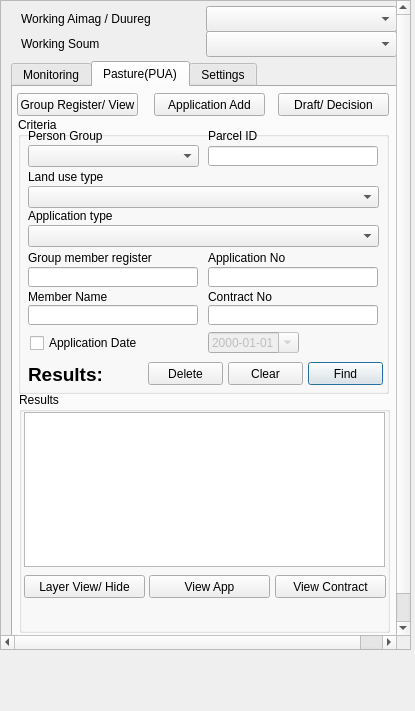
<?xml version="1.0" encoding="UTF-8"?>
<ui version="4.0">
 <class>PastureWidget</class>
 <widget class="QDockWidget" name="PastureWidget">
  <property name="geometry">
   <rect>
    <x>0</x>
    <y>0</y>
    <width>415</width>
    <height>711</height>
   </rect>
  </property>
  <property name="sizePolicy">
   <sizepolicy hsizetype="Fixed" vsizetype="Expanding">
    <horstretch>0</horstretch>
    <verstretch>0</verstretch>
   </sizepolicy>
  </property>
  <property name="minimumSize">
   <size>
    <width>415</width>
    <height>620</height>
   </size>
  </property>
  <property name="maximumSize">
   <size>
    <width>415</width>
    <height>524287</height>
   </size>
  </property>
  <property name="baseSize">
   <size>
    <width>415</width>
    <height>665</height>
   </size>
  </property>
  <property name="windowTitle">
   <string>Selection / Filter</string>
  </property>
  <widget class="QWidget" name="dockWidgetContents">
   <widget class="QScrollArea" name="scrollArea">
    <property name="geometry">
     <rect>
      <x>0</x>
      <y>0</y>
      <width>411</width>
      <height>650</height>
     </rect>
    </property>
    <property name="sizePolicy">
     <sizepolicy hsizetype="Expanding" vsizetype="Expanding">
      <horstretch>0</horstretch>
      <verstretch>0</verstretch>
     </sizepolicy>
    </property>
    <property name="minimumSize">
     <size>
      <width>0</width>
      <height>550</height>
     </size>
    </property>
    <property name="maximumSize">
     <size>
      <width>435</width>
      <height>650</height>
     </size>
    </property>
    <property name="widgetResizable">
     <bool>false</bool>
    </property>
    <widget class="QWidget" name="scrollAreaWidgetContents">
     <property name="geometry">
      <rect>
       <x>0</x>
       <y>0</y>
       <width>419</width>
       <height>664</height>
      </rect>
     </property>
     <widget class="QTabWidget" name="main_tab_widget">
      <property name="geometry">
       <rect>
        <x>10</x>
        <y>60</y>
        <width>386</width>
        <height>600</height>
       </rect>
      </property>
      <property name="maximumSize">
       <size>
        <width>16777215</width>
        <height>600</height>
       </size>
      </property>
      <property name="currentIndex">
       <number>1</number>
      </property>
      <property name="usesScrollButtons">
       <bool>true</bool>
      </property>
      <widget class="QWidget" name="monitoring_tab">
       <attribute name="title">
        <string>Monitoring</string>
       </attribute>
       <widget class="QPushButton" name="monitoring_load_button">
        <property name="geometry">
         <rect>
          <x>5</x>
          <y>5</y>
          <width>201</width>
          <height>23</height>
         </rect>
        </property>
        <property name="text">
         <string>Load Monitoring</string>
        </property>
       </widget>
       <widget class="QTabWidget" name="tabWidget_2">
        <property name="geometry">
         <rect>
          <x>0</x>
          <y>30</y>
          <width>381</width>
          <height>541</height>
         </rect>
        </property>
        <property name="currentIndex">
         <number>0</number>
        </property>
        <widget class="QWidget" name="tab_3">
         <attribute name="title">
          <string>Pasture</string>
         </attribute>
         <widget class="QGroupBox" name="groupBox_21">
          <property name="geometry">
           <rect>
            <x>3</x>
            <y>198</y>
            <width>371</width>
            <height>315</height>
           </rect>
          </property>
          <property name="title">
           <string>Results</string>
          </property>
          <widget class="QLabel" name="error_label_2">
           <property name="geometry">
            <rect>
             <x>10</x>
             <y>270</y>
             <width>351</width>
             <height>21</height>
            </rect>
           </property>
           <property name="font">
            <font>
             <family>Helvetica</family>
             <pointsize>14</pointsize>
             <weight>75</weight>
             <bold>true</bold>
            </font>
           </property>
           <property name="styleSheet">
            <string notr="true">QLabel {color : red;}
font: 75 14pt &quot;Helvetica&quot;;</string>
           </property>
           <property name="text">
            <string/>
           </property>
           <property name="wordWrap">
            <bool>true</bool>
           </property>
          </widget>
          <widget class="QTableWidget" name="points_results_twidget">
           <property name="geometry">
            <rect>
             <x>4</x>
             <y>14</y>
             <width>361</width>
             <height>150</height>
            </rect>
           </property>
           <property name="selectionMode">
            <enum>QAbstractItemView::ExtendedSelection</enum>
           </property>
          </widget>
          <widget class="QLabel" name="label_5">
           <property name="geometry">
            <rect>
             <x>270</x>
             <y>204</y>
             <width>98</width>
             <height>16</height>
            </rect>
           </property>
           <property name="text">
            <string>Үнэлгээ</string>
           </property>
          </widget>
          <widget class="QLineEdit" name="avg_unelgee_edit">
           <property name="geometry">
            <rect>
             <x>267</x>
             <y>224</y>
             <width>101</width>
             <height>20</height>
            </rect>
           </property>
           <property name="readOnly">
            <bool>true</bool>
           </property>
          </widget>
          <widget class="QLabel" name="label_3">
           <property name="geometry">
            <rect>
             <x>6</x>
             <y>204</y>
             <width>106</width>
             <height>16</height>
            </rect>
           </property>
           <property name="text">
            <string>D3(Боломжит Даац)</string>
           </property>
          </widget>
          <widget class="QLineEdit" name="avg_d3_edit">
           <property name="geometry">
            <rect>
             <x>3</x>
             <y>224</y>
             <width>95</width>
             <height>20</height>
            </rect>
           </property>
           <property name="readOnly">
            <bool>true</bool>
           </property>
          </widget>
          <widget class="QLabel" name="label_4">
           <property name="geometry">
            <rect>
             <x>131</x>
             <y>204</y>
             <width>121</width>
             <height>16</height>
            </rect>
           </property>
           <property name="text">
            <string>Бэлчээр байгаа ХТ</string>
           </property>
          </widget>
          <widget class="QLineEdit" name="avg_sheep_unit_edit">
           <property name="enabled">
            <bool>false</bool>
           </property>
           <property name="geometry">
            <rect>
             <x>104</x>
             <y>224</y>
             <width>156</width>
             <height>20</height>
            </rect>
           </property>
           <property name="readOnly">
            <bool>false</bool>
           </property>
          </widget>
          <widget class="QPushButton" name="avg_value_save_button">
           <property name="enabled">
            <bool>false</bool>
           </property>
           <property name="geometry">
            <rect>
             <x>290</x>
             <y>250</y>
             <width>75</width>
             <height>23</height>
            </rect>
           </property>
           <property name="text">
            <string>Save</string>
           </property>
          </widget>
          <widget class="QLabel" name="label_12">
           <property name="geometry">
            <rect>
             <x>6</x>
             <y>164</y>
             <width>95</width>
             <height>16</height>
            </rect>
           </property>
           <property name="text">
            <string>Area</string>
           </property>
          </widget>
          <widget class="QLineEdit" name="pasture_biomass_eidt">
           <property name="geometry">
            <rect>
             <x>190</x>
             <y>184</y>
             <width>70</width>
             <height>20</height>
            </rect>
           </property>
           <property name="readOnly">
            <bool>true</bool>
           </property>
          </widget>
          <widget class="QLineEdit" name="pasture_area_edit">
           <property name="geometry">
            <rect>
             <x>3</x>
             <y>184</y>
             <width>95</width>
             <height>20</height>
            </rect>
           </property>
           <property name="readOnly">
            <bool>true</bool>
           </property>
          </widget>
          <widget class="QLabel" name="label_13">
           <property name="geometry">
            <rect>
             <x>190</x>
             <y>164</y>
             <width>71</width>
             <height>16</height>
            </rect>
           </property>
           <property name="text">
            <string>Bio mass</string>
           </property>
          </widget>
          <widget class="QLabel" name="label_14">
           <property name="geometry">
            <rect>
             <x>105</x>
             <y>164</y>
             <width>81</width>
             <height>16</height>
            </rect>
           </property>
           <property name="text">
            <string>Duration(Day)</string>
           </property>
          </widget>
          <widget class="QLineEdit" name="pasture_duration_edit">
           <property name="enabled">
            <bool>false</bool>
           </property>
           <property name="geometry">
            <rect>
             <x>104</x>
             <y>184</y>
             <width>80</width>
             <height>20</height>
            </rect>
           </property>
           <property name="readOnly">
            <bool>false</bool>
           </property>
          </widget>
          <widget class="QLineEdit" name="pasture_rc_edit">
           <property name="geometry">
            <rect>
             <x>266</x>
             <y>184</y>
             <width>27</width>
             <height>20</height>
            </rect>
           </property>
           <property name="readOnly">
            <bool>true</bool>
           </property>
          </widget>
          <widget class="QLabel" name="label_15">
           <property name="geometry">
            <rect>
             <x>266</x>
             <y>164</y>
             <width>21</width>
             <height>16</height>
            </rect>
           </property>
           <property name="text">
            <string>%</string>
           </property>
          </widget>
          <widget class="QPushButton" name="zoom_points_button">
           <property name="geometry">
            <rect>
             <x>10</x>
             <y>250</y>
             <width>111</width>
             <height>23</height>
            </rect>
           </property>
           <property name="text">
            <string>Zoom Points</string>
           </property>
          </widget>
          <widget class="QLineEdit" name="pasture_biomass_present_edit">
           <property name="geometry">
            <rect>
             <x>298</x>
             <y>184</y>
             <width>70</width>
             <height>20</height>
            </rect>
           </property>
           <property name="readOnly">
            <bool>true</bool>
           </property>
          </widget>
          <widget class="QLabel" name="label_16">
           <property name="geometry">
            <rect>
             <x>298</x>
             <y>164</y>
             <width>71</width>
             <height>16</height>
            </rect>
           </property>
           <property name="text">
            <string>Bio mass %</string>
           </property>
          </widget>
         </widget>
         <widget class="QLabel" name="point_results_label">
          <property name="geometry">
           <rect>
            <x>7</x>
            <y>182</y>
            <width>146</width>
            <height>16</height>
           </rect>
          </property>
          <property name="text">
           <string/>
          </property>
         </widget>
         <widget class="QGroupBox" name="groupBox_20">
          <property name="geometry">
           <rect>
            <x>2</x>
            <y>-2</y>
            <width>371</width>
            <height>182</height>
           </rect>
          </property>
          <property name="autoFillBackground">
           <bool>false</bool>
          </property>
          <property name="title">
           <string>Criteria</string>
          </property>
          <widget class="QPushButton" name="point_find_button">
           <property name="enabled">
            <bool>false</bool>
           </property>
           <property name="geometry">
            <rect>
             <x>280</x>
             <y>148</y>
             <width>75</width>
             <height>23</height>
            </rect>
           </property>
           <property name="text">
            <string>Find</string>
           </property>
           <property name="default">
            <bool>true</bool>
           </property>
          </widget>
          <widget class="QLabel" name="label_75">
           <property name="geometry">
            <rect>
             <x>10</x>
             <y>10</y>
             <width>170</width>
             <height>17</height>
            </rect>
           </property>
           <property name="text">
            <string>Daats Level</string>
           </property>
          </widget>
          <widget class="QComboBox" name="daats_level_cbox">
           <property name="enabled">
            <bool>false</bool>
           </property>
           <property name="geometry">
            <rect>
             <x>10</x>
             <y>28</y>
             <width>171</width>
             <height>22</height>
            </rect>
           </property>
          </widget>
          <widget class="QLabel" name="label_76">
           <property name="geometry">
            <rect>
             <x>10</x>
             <y>51</y>
             <width>170</width>
             <height>17</height>
            </rect>
           </property>
           <property name="text">
            <string>Aimag</string>
           </property>
          </widget>
          <widget class="QComboBox" name="aimag_cbox">
           <property name="enabled">
            <bool>false</bool>
           </property>
           <property name="geometry">
            <rect>
             <x>10</x>
             <y>69</y>
             <width>171</width>
             <height>22</height>
            </rect>
           </property>
          </widget>
          <widget class="QComboBox" name="soum_cbox">
           <property name="enabled">
            <bool>false</bool>
           </property>
           <property name="geometry">
            <rect>
             <x>190</x>
             <y>69</y>
             <width>171</width>
             <height>22</height>
            </rect>
           </property>
          </widget>
          <widget class="QLabel" name="label_78">
           <property name="geometry">
            <rect>
             <x>190</x>
             <y>51</y>
             <width>170</width>
             <height>17</height>
            </rect>
           </property>
           <property name="text">
            <string>Soum</string>
           </property>
          </widget>
          <widget class="QLabel" name="label_79">
           <property name="geometry">
            <rect>
             <x>190</x>
             <y>90</y>
             <width>170</width>
             <height>17</height>
            </rect>
           </property>
           <property name="text">
            <string>PUG</string>
           </property>
          </widget>
          <widget class="QComboBox" name="bag_cbox">
           <property name="enabled">
            <bool>false</bool>
           </property>
           <property name="geometry">
            <rect>
             <x>10</x>
             <y>108</y>
             <width>171</width>
             <height>22</height>
            </rect>
           </property>
          </widget>
          <widget class="QComboBox" name="pug_cbox">
           <property name="enabled">
            <bool>false</bool>
           </property>
           <property name="geometry">
            <rect>
             <x>190</x>
             <y>108</y>
             <width>171</width>
             <height>22</height>
            </rect>
           </property>
          </widget>
          <widget class="QLabel" name="label_77">
           <property name="geometry">
            <rect>
             <x>10</x>
             <y>90</y>
             <width>170</width>
             <height>17</height>
            </rect>
           </property>
           <property name="text">
            <string>Bag</string>
           </property>
          </widget>
          <widget class="QComboBox" name="pug_parcel_cbox">
           <property name="enabled">
            <bool>false</bool>
           </property>
           <property name="geometry">
            <rect>
             <x>10</x>
             <y>148</y>
             <width>171</width>
             <height>22</height>
            </rect>
           </property>
          </widget>
          <widget class="QLabel" name="label_81">
           <property name="geometry">
            <rect>
             <x>10</x>
             <y>130</y>
             <width>170</width>
             <height>17</height>
            </rect>
           </property>
           <property name="text">
            <string>PUG Parcel</string>
           </property>
          </widget>
          <widget class="QCheckBox" name="daats_level_chbox">
           <property name="geometry">
            <rect>
             <x>190</x>
             <y>30</y>
             <width>171</width>
             <height>17</height>
            </rect>
           </property>
           <property name="text">
            <string>Is daats level</string>
           </property>
          </widget>
          <widget class="QSpinBox" name="daats_year_sbox">
           <property name="geometry">
            <rect>
             <x>190</x>
             <y>149</y>
             <width>68</width>
             <height>20</height>
            </rect>
           </property>
           <property name="maximum">
            <number>2200</number>
           </property>
           <property name="value">
            <number>2017</number>
           </property>
          </widget>
         </widget>
        </widget>
        <widget class="QWidget" name="tab_4">
         <attribute name="title">
          <string>Reserve</string>
         </attribute>
         <widget class="QGroupBox" name="groupBox_22">
          <property name="geometry">
           <rect>
            <x>3</x>
            <y>170</y>
            <width>371</width>
            <height>315</height>
           </rect>
          </property>
          <property name="title">
           <string>Results</string>
          </property>
          <widget class="QLabel" name="error_label_3">
           <property name="geometry">
            <rect>
             <x>10</x>
             <y>260</y>
             <width>351</width>
             <height>21</height>
            </rect>
           </property>
           <property name="font">
            <font>
             <family>Helvetica</family>
             <pointsize>14</pointsize>
             <weight>75</weight>
             <bold>true</bold>
            </font>
           </property>
           <property name="styleSheet">
            <string notr="true">QLabel {color : red;}
font: 75 14pt &quot;Helvetica&quot;;</string>
           </property>
           <property name="text">
            <string/>
           </property>
           <property name="wordWrap">
            <bool>true</bool>
           </property>
          </widget>
          <widget class="QTableWidget" name="reserve_points_results_twidget">
           <property name="geometry">
            <rect>
             <x>4</x>
             <y>14</y>
             <width>361</width>
             <height>131</height>
            </rect>
           </property>
           <property name="selectionMode">
            <enum>QAbstractItemView::ExtendedSelection</enum>
           </property>
          </widget>
          <widget class="QLabel" name="label_6">
           <property name="geometry">
            <rect>
             <x>257</x>
             <y>192</y>
             <width>110</width>
             <height>16</height>
            </rect>
           </property>
           <property name="text">
            <string>Үнэлгээ</string>
           </property>
          </widget>
          <widget class="QLineEdit" name="reserve_avg_unelgee_edit">
           <property name="geometry">
            <rect>
             <x>257</x>
             <y>212</y>
             <width>110</width>
             <height>20</height>
            </rect>
           </property>
           <property name="readOnly">
            <bool>true</bool>
           </property>
          </widget>
          <widget class="QLabel" name="label_7">
           <property name="geometry">
            <rect>
             <x>7</x>
             <y>192</y>
             <width>121</width>
             <height>16</height>
            </rect>
           </property>
           <property name="text">
            <string>D3(Боломжит Даац)</string>
           </property>
          </widget>
          <widget class="QLineEdit" name="reserve_avg_d3_edit">
           <property name="geometry">
            <rect>
             <x>4</x>
             <y>212</y>
             <width>110</width>
             <height>20</height>
            </rect>
           </property>
           <property name="readOnly">
            <bool>true</bool>
           </property>
          </widget>
          <widget class="QLabel" name="label_8">
           <property name="geometry">
            <rect>
             <x>132</x>
             <y>192</y>
             <width>121</width>
             <height>16</height>
            </rect>
           </property>
           <property name="text">
            <string>Бэлчээр байгаа ХТ</string>
           </property>
          </widget>
          <widget class="QLineEdit" name="reserve_avg_sheep_unit_edit">
           <property name="geometry">
            <rect>
             <x>131</x>
             <y>212</y>
             <width>110</width>
             <height>20</height>
            </rect>
           </property>
           <property name="readOnly">
            <bool>true</bool>
           </property>
          </widget>
          <widget class="QPushButton" name="reserve_avg_value_save_button">
           <property name="enabled">
            <bool>false</bool>
           </property>
           <property name="geometry">
            <rect>
             <x>290</x>
             <y>237</y>
             <width>75</width>
             <height>23</height>
            </rect>
           </property>
           <property name="text">
            <string>Save</string>
           </property>
          </widget>
          <widget class="QLineEdit" name="lineEdit">
           <property name="geometry">
            <rect>
             <x>4</x>
             <y>170</y>
             <width>110</width>
             <height>20</height>
            </rect>
           </property>
          </widget>
          <widget class="QLabel" name="label_9">
           <property name="geometry">
            <rect>
             <x>6</x>
             <y>150</y>
             <width>111</width>
             <height>13</height>
            </rect>
           </property>
           <property name="text">
            <string>Parcel Area</string>
           </property>
          </widget>
          <widget class="QLabel" name="label_10">
           <property name="geometry">
            <rect>
             <x>132</x>
             <y>150</y>
             <width>111</width>
             <height>13</height>
            </rect>
           </property>
           <property name="text">
            <string>Biomass</string>
           </property>
          </widget>
          <widget class="QLineEdit" name="lineEdit_2">
           <property name="geometry">
            <rect>
             <x>130</x>
             <y>170</y>
             <width>110</width>
             <height>20</height>
            </rect>
           </property>
          </widget>
          <widget class="QLineEdit" name="lineEdit_3">
           <property name="geometry">
            <rect>
             <x>257</x>
             <y>170</y>
             <width>110</width>
             <height>20</height>
            </rect>
           </property>
          </widget>
          <widget class="QLabel" name="label_11">
           <property name="geometry">
            <rect>
             <x>257</x>
             <y>150</y>
             <width>111</width>
             <height>13</height>
            </rect>
           </property>
           <property name="text">
            <string>Duration(Day)</string>
           </property>
          </widget>
         </widget>
         <widget class="QLabel" name="reserve_point_results_label">
          <property name="geometry">
           <rect>
            <x>7</x>
            <y>150</y>
            <width>146</width>
            <height>16</height>
           </rect>
          </property>
          <property name="text">
           <string/>
          </property>
         </widget>
         <widget class="QGroupBox" name="groupBox_23">
          <property name="geometry">
           <rect>
            <x>2</x>
            <y>-2</y>
            <width>371</width>
            <height>151</height>
           </rect>
          </property>
          <property name="autoFillBackground">
           <bool>false</bool>
          </property>
          <property name="title">
           <string>Criteria</string>
          </property>
          <widget class="QPushButton" name="reserve_point_find_button">
           <property name="enabled">
            <bool>false</bool>
           </property>
           <property name="geometry">
            <rect>
             <x>280</x>
             <y>110</y>
             <width>75</width>
             <height>23</height>
            </rect>
           </property>
           <property name="text">
            <string>Find</string>
           </property>
           <property name="default">
            <bool>true</bool>
           </property>
          </widget>
          <widget class="QLabel" name="label_80">
           <property name="geometry">
            <rect>
             <x>10</x>
             <y>50</y>
             <width>170</width>
             <height>17</height>
            </rect>
           </property>
           <property name="text">
            <string>Reserve Location</string>
           </property>
          </widget>
          <widget class="QComboBox" name="reserve_zone_cbox">
           <property name="enabled">
            <bool>false</bool>
           </property>
           <property name="geometry">
            <rect>
             <x>10</x>
             <y>68</y>
             <width>171</width>
             <height>22</height>
            </rect>
           </property>
          </widget>
          <widget class="QLabel" name="label_82">
           <property name="geometry">
            <rect>
             <x>10</x>
             <y>91</y>
             <width>170</width>
             <height>17</height>
            </rect>
           </property>
           <property name="text">
            <string>Reserve Parcel</string>
           </property>
          </widget>
          <widget class="QComboBox" name="reserve_parcel_cbox">
           <property name="enabled">
            <bool>false</bool>
           </property>
           <property name="geometry">
            <rect>
             <x>10</x>
             <y>109</y>
             <width>171</width>
             <height>22</height>
            </rect>
           </property>
          </widget>
          <widget class="QCheckBox" name="reserve_daats_chbox">
           <property name="geometry">
            <rect>
             <x>190</x>
             <y>30</y>
             <width>171</width>
             <height>17</height>
            </rect>
           </property>
           <property name="text">
            <string>Is daats level</string>
           </property>
          </widget>
          <widget class="QSpinBox" name="reserver_daats_year_sbox">
           <property name="geometry">
            <rect>
             <x>190</x>
             <y>111</y>
             <width>68</width>
             <height>20</height>
            </rect>
           </property>
           <property name="maximum">
            <number>2200</number>
           </property>
           <property name="value">
            <number>2017</number>
           </property>
          </widget>
          <widget class="QComboBox" name="reserve_daats_level_cbox">
           <property name="enabled">
            <bool>false</bool>
           </property>
           <property name="geometry">
            <rect>
             <x>10</x>
             <y>28</y>
             <width>171</width>
             <height>22</height>
            </rect>
           </property>
          </widget>
          <widget class="QLabel" name="label_83">
           <property name="geometry">
            <rect>
             <x>10</x>
             <y>10</y>
             <width>170</width>
             <height>17</height>
            </rect>
           </property>
           <property name="text">
            <string>Daats Level</string>
           </property>
          </widget>
         </widget>
         <widget class="QLabel" name="label_52">
          <property name="geometry">
           <rect>
            <x>157</x>
            <y>150</y>
            <width>211</width>
            <height>16</height>
           </rect>
          </property>
          <property name="text">
           <string>Боломжит ХТ- Одоо байгаа ХТ = Үнэлгээ</string>
          </property>
         </widget>
        </widget>
       </widget>
       <widget class="QPushButton" name="point_detail_button">
        <property name="geometry">
         <rect>
          <x>220</x>
          <y>5</y>
          <width>141</width>
          <height>23</height>
         </rect>
        </property>
        <property name="text">
         <string>Point Detail</string>
        </property>
       </widget>
      </widget>
      <widget class="QWidget" name="app_tab">
       <attribute name="title">
        <string>Pasture(PUA)</string>
       </attribute>
       <widget class="QGroupBox" name="groupBox_18">
        <property name="geometry">
         <rect>
          <x>5</x>
          <y>30</y>
          <width>371</width>
          <height>277</height>
         </rect>
        </property>
        <property name="autoFillBackground">
         <bool>false</bool>
        </property>
        <property name="title">
         <string>Criteria</string>
        </property>
        <widget class="QLineEdit" name="pasture_parcel_id_edit">
         <property name="geometry">
          <rect>
           <x>190</x>
           <y>29</y>
           <width>170</width>
           <height>20</height>
          </rect>
         </property>
        </widget>
        <widget class="QLineEdit" name="member_name_edit">
         <property name="geometry">
          <rect>
           <x>10</x>
           <y>188</y>
           <width>170</width>
           <height>20</height>
          </rect>
         </property>
        </widget>
        <widget class="QLineEdit" name="member_register_edit">
         <property name="geometry">
          <rect>
           <x>10</x>
           <y>150</y>
           <width>170</width>
           <height>20</height>
          </rect>
         </property>
        </widget>
        <widget class="QLineEdit" name="pasture_contract_no_edit">
         <property name="geometry">
          <rect>
           <x>190</x>
           <y>188</y>
           <width>170</width>
           <height>20</height>
          </rect>
         </property>
        </widget>
        <widget class="QLineEdit" name="pasture_app_no_edit">
         <property name="geometry">
          <rect>
           <x>190</x>
           <y>150</y>
           <width>170</width>
           <height>20</height>
          </rect>
         </property>
        </widget>
        <widget class="QLabel" name="label_62">
         <property name="geometry">
          <rect>
           <x>190</x>
           <y>11</y>
           <width>170</width>
           <height>16</height>
          </rect>
         </property>
         <property name="text">
          <string>Parcel ID</string>
         </property>
        </widget>
        <widget class="QLabel" name="label_64">
         <property name="geometry">
          <rect>
           <x>10</x>
           <y>171</y>
           <width>170</width>
           <height>17</height>
          </rect>
         </property>
         <property name="text">
          <string>Member Name</string>
         </property>
        </widget>
        <widget class="QLabel" name="label_65">
         <property name="geometry">
          <rect>
           <x>10</x>
           <y>132</y>
           <width>170</width>
           <height>17</height>
          </rect>
         </property>
         <property name="text">
          <string>Group member register</string>
         </property>
        </widget>
        <widget class="QLabel" name="label_66">
         <property name="geometry">
          <rect>
           <x>190</x>
           <y>132</y>
           <width>170</width>
           <height>17</height>
          </rect>
         </property>
         <property name="text">
          <string>Application No</string>
         </property>
        </widget>
        <widget class="QLabel" name="label_67">
         <property name="geometry">
          <rect>
           <x>190</x>
           <y>171</y>
           <width>170</width>
           <height>17</height>
          </rect>
         </property>
         <property name="text">
          <string>Contract No</string>
         </property>
        </widget>
        <widget class="QDateEdit" name="pasture_app_date_edit">
         <property name="enabled">
          <bool>false</bool>
         </property>
         <property name="geometry">
          <rect>
           <x>190</x>
           <y>215</y>
           <width>91</width>
           <height>21</height>
          </rect>
         </property>
         <property name="displayFormat">
          <string>yyyy-MM-dd</string>
         </property>
         <property name="calendarPopup">
          <bool>true</bool>
         </property>
        </widget>
        <widget class="QPushButton" name="pasture_clear_button">
         <property name="geometry">
          <rect>
           <x>210</x>
           <y>245</y>
           <width>75</width>
           <height>23</height>
          </rect>
         </property>
         <property name="text">
          <string>Clear</string>
         </property>
        </widget>
        <widget class="QPushButton" name="pasture_find_button">
         <property name="geometry">
          <rect>
           <x>290</x>
           <y>245</y>
           <width>75</width>
           <height>23</height>
          </rect>
         </property>
         <property name="text">
          <string>Find</string>
         </property>
         <property name="default">
          <bool>true</bool>
         </property>
        </widget>
        <widget class="QCheckBox" name="pasture_date_cbox">
         <property name="geometry">
          <rect>
           <x>12</x>
           <y>216</y>
           <width>171</width>
           <height>20</height>
          </rect>
         </property>
         <property name="text">
          <string>Application Date</string>
         </property>
        </widget>
        <widget class="QLabel" name="pasture_results_label">
         <property name="geometry">
          <rect>
           <x>10</x>
           <y>247</y>
           <width>121</width>
           <height>20</height>
          </rect>
         </property>
         <property name="font">
          <font>
           <family>Lucida Grande</family>
           <pointsize>14</pointsize>
           <weight>75</weight>
           <bold>true</bold>
          </font>
         </property>
         <property name="text">
          <string>Results:</string>
         </property>
         <property name="alignment">
          <set>Qt::AlignLeading|Qt::AlignLeft|Qt::AlignVCenter</set>
         </property>
        </widget>
        <widget class="QLabel" name="label_68">
         <property name="geometry">
          <rect>
           <x>10</x>
           <y>10</y>
           <width>170</width>
           <height>17</height>
          </rect>
         </property>
         <property name="text">
          <string>Person Group</string>
         </property>
        </widget>
        <widget class="QComboBox" name="pasture_group_cbox">
         <property name="geometry">
          <rect>
           <x>10</x>
           <y>28</y>
           <width>171</width>
           <height>22</height>
          </rect>
         </property>
        </widget>
        <widget class="QLabel" name="label_69">
         <property name="geometry">
          <rect>
           <x>10</x>
           <y>51</y>
           <width>170</width>
           <height>17</height>
          </rect>
         </property>
         <property name="text">
          <string>Land use type</string>
         </property>
        </widget>
        <widget class="QComboBox" name="pasture_landuse_cbox">
         <property name="geometry">
          <rect>
           <x>10</x>
           <y>69</y>
           <width>351</width>
           <height>22</height>
          </rect>
         </property>
        </widget>
        <widget class="QComboBox" name="app_type_cbox">
         <property name="geometry">
          <rect>
           <x>10</x>
           <y>108</y>
           <width>351</width>
           <height>22</height>
          </rect>
         </property>
        </widget>
        <widget class="QLabel" name="label_70">
         <property name="geometry">
          <rect>
           <x>10</x>
           <y>90</y>
           <width>170</width>
           <height>17</height>
          </rect>
         </property>
         <property name="text">
          <string>Application type</string>
         </property>
        </widget>
        <widget class="QPushButton" name="delete_button">
         <property name="geometry">
          <rect>
           <x>130</x>
           <y>245</y>
           <width>75</width>
           <height>23</height>
          </rect>
         </property>
         <property name="text">
          <string>Delete</string>
         </property>
        </widget>
       </widget>
       <widget class="QGroupBox" name="groupBox_19">
        <property name="geometry">
         <rect>
          <x>6</x>
          <y>305</y>
          <width>371</width>
          <height>241</height>
         </rect>
        </property>
        <property name="title">
         <string>Results</string>
        </property>
        <widget class="QTableWidget" name="pasture_results_twidget">
         <property name="geometry">
          <rect>
           <x>5</x>
           <y>20</y>
           <width>361</width>
           <height>155</height>
          </rect>
         </property>
         <property name="selectionMode">
          <enum>QAbstractItemView::ExtendedSelection</enum>
         </property>
        </widget>
        <widget class="QPushButton" name="pasture_contract_view_button">
         <property name="geometry">
          <rect>
           <x>256</x>
           <y>183</y>
           <width>111</width>
           <height>23</height>
          </rect>
         </property>
         <property name="text">
          <string>View Contract</string>
         </property>
        </widget>
        <widget class="QPushButton" name="pasture_app_view_button">
         <property name="geometry">
          <rect>
           <x>130</x>
           <y>183</y>
           <width>121</width>
           <height>23</height>
          </rect>
         </property>
         <property name="text">
          <string>View App</string>
         </property>
        </widget>
        <widget class="QPushButton" name="pasture_layer_view_button">
         <property name="geometry">
          <rect>
           <x>5</x>
           <y>183</y>
           <width>121</width>
           <height>23</height>
          </rect>
         </property>
         <property name="text">
          <string>Layer View/ Hide</string>
         </property>
        </widget>
        <widget class="QLabel" name="error_label">
         <property name="geometry">
          <rect>
           <x>10</x>
           <y>213</y>
           <width>351</width>
           <height>21</height>
          </rect>
         </property>
         <property name="font">
          <font>
           <family>Helvetica</family>
           <pointsize>14</pointsize>
           <weight>75</weight>
           <bold>true</bold>
          </font>
         </property>
         <property name="styleSheet">
          <string notr="true">QLabel {color : red;}
font: 75 14pt &quot;Helvetica&quot;;</string>
         </property>
         <property name="text">
          <string/>
         </property>
         <property name="wordWrap">
          <bool>true</bool>
         </property>
        </widget>
       </widget>
       <widget class="QPushButton" name="pug_register_button">
        <property name="geometry">
         <rect>
          <x>4</x>
          <y>6</y>
          <width>121</width>
          <height>23</height>
         </rect>
        </property>
        <property name="text">
         <string>Group Register/ View</string>
        </property>
       </widget>
       <widget class="QPushButton" name="pasture_app_add_button">
        <property name="geometry">
         <rect>
          <x>141</x>
          <y>6</y>
          <width>111</width>
          <height>23</height>
         </rect>
        </property>
        <property name="text">
         <string>Application Add</string>
        </property>
       </widget>
       <widget class="QPushButton" name="draft_decision_button">
        <property name="geometry">
         <rect>
          <x>265</x>
          <y>6</y>
          <width>111</width>
          <height>23</height>
         </rect>
        </property>
        <property name="text">
         <string>Draft/ Decision</string>
        </property>
       </widget>
      </widget>
      <widget class="QWidget" name="settings_tab">
       <attribute name="title">
        <string>Settings</string>
       </attribute>
       <widget class="QPushButton" name="settings_button">
        <property name="geometry">
         <rect>
          <x>20</x>
          <y>10</y>
          <width>221</width>
          <height>23</height>
         </rect>
        </property>
        <property name="text">
         <string>Settings Load</string>
        </property>
       </widget>
      </widget>
     </widget>
     <widget class="QComboBox" name="working_l1_cbox">
      <property name="geometry">
       <rect>
        <x>205</x>
        <y>5</y>
        <width>191</width>
        <height>26</height>
       </rect>
      </property>
     </widget>
     <widget class="QComboBox" name="working_l2_cbox">
      <property name="geometry">
       <rect>
        <x>205</x>
        <y>30</y>
        <width>191</width>
        <height>26</height>
       </rect>
      </property>
     </widget>
     <widget class="QLabel" name="label">
      <property name="geometry">
       <rect>
        <x>20</x>
        <y>10</y>
        <width>186</width>
        <height>16</height>
       </rect>
      </property>
      <property name="text">
       <string>Working Aimag / Duureg</string>
      </property>
     </widget>
     <widget class="QLabel" name="label_2">
      <property name="geometry">
       <rect>
        <x>20</x>
        <y>35</y>
        <width>191</width>
        <height>16</height>
       </rect>
      </property>
      <property name="text">
       <string>Working Soum</string>
      </property>
     </widget>
    </widget>
   </widget>
  </widget>
 </widget>
 <tabstops>
  <tabstop>working_l1_cbox</tabstop>
  <tabstop>working_l2_cbox</tabstop>
  <tabstop>main_tab_widget</tabstop>
  <tabstop>scrollArea</tabstop>
 </tabstops>
 <resources/>
 <connections/>
</ui>
